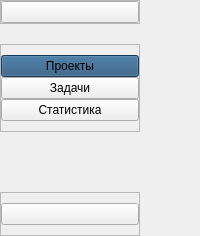
     <widget class="QCustomSlideMenu" name="leftMenuContainer" native="true">
      <property name="minimumSize">
       <size>
        <width>0</width>
        <height>0</height>
       </size>
      </property>
      <property name="maximumSize">
       <size>
        <width>16777215</width>
        <height>16777215</height>
       </size>
      </property>
      <layout class="QVBoxLayout" name="verticalLayout">
       <property name="spacing">
        <number>0</number>
       </property>
       <property name="sizeConstraint">
        <enum>QLayout::SetDefaultConstraint</enum>
       </property>
       <property name="leftMargin">
        <number>0</number>
       </property>
       <property name="topMargin">
        <number>0</number>
       </property>
       <property name="rightMargin">
        <number>0</number>
       </property>
       <property name="bottomMargin">
        <number>0</number>
       </property>
       <item>
        <widget class="QWidget" name="leftMenuSubContainer" native="true">
         <property name="sizePolicy">
          <sizepolicy hsizetype="Fixed" vsizetype="Preferred">
           <horstretch>0</horstretch>
           <verstretch>0</verstretch>
          </sizepolicy>
         </property>
         <property name="minimumSize">
          <size>
           <width>140</width>
           <height>0</height>
          </size>
         </property>
         <property name="maximumSize">
          <size>
           <width>16777215</width>
           <height>16777215</height>
          </size>
         </property>
         <layout class="QVBoxLayout" name="verticalLayout_2">
          <property name="spacing">
           <number>20</number>
          </property>
          <property name="leftMargin">
           <number>0</number>
          </property>
          <property name="topMargin">
           <number>0</number>
          </property>
          <property name="rightMargin">
           <number>0</number>
          </property>
          <property name="bottomMargin">
           <number>0</number>
          </property>
          <item>
           <widget class="QFrame" name="frame">
            <property name="frameShape">
             <enum>QFrame::StyledPanel</enum>
            </property>
            <property name="frameShadow">
             <enum>QFrame::Raised</enum>
            </property>
            <layout class="QHBoxLayout" name="horizontalLayout_2">
             <property name="spacing">
              <number>0</number>
             </property>
             <property name="leftMargin">
              <number>0</number>
             </property>
             <property name="topMargin">
              <number>0</number>
             </property>
             <property name="rightMargin">
              <number>0</number>
             </property>
             <property name="bottomMargin">
              <number>0</number>
             </property>
             <item>
              <widget class="QPushButton" name="menuBtn">
               <property name="toolTip">
                <string>Menu</string>
               </property>
               <property name="text">
                <string/>
               </property>
               <property name="icon">
                <iconset>
                 <normaloff>icons/feather/menu.svg</normaloff>icons/feather/menu.svg</iconset>
               </property>
               <property name="iconSize">
                <size>
                 <width>24</width>
                 <height>24</height>
                </size>
               </property>
              </widget>
             </item>
            </layout>
           </widget>
          </item>
          <item>
           <widget class="QFrame" name="frame_3">
            <property name="sizePolicy">
             <sizepolicy hsizetype="Preferred" vsizetype="Expanding">
              <horstretch>0</horstretch>
              <verstretch>0</verstretch>
             </sizepolicy>
            </property>
            <property name="frameShape">
             <enum>QFrame::StyledPanel</enum>
            </property>
            <property name="frameShadow">
             <enum>QFrame::Raised</enum>
            </property>
            <layout class="QVBoxLayout" name="verticalLayout_3">
             <property name="spacing">
              <number>0</number>
             </property>
             <property name="leftMargin">
              <number>0</number>
             </property>
             <property name="topMargin">
              <number>10</number>
             </property>
             <property name="rightMargin">
              <number>0</number>
             </property>
             <property name="bottomMargin">
              <number>10</number>
             </property>
             <item>
              <widget class="QPushButton" name="projectsBtn">
               <property name="toolTip">
                <string>Projects</string>
               </property>
               <property name="styleSheet">
                <string notr="true">background-color: #25547B;</string>
               </property>
               <property name="text">
                <string>Проекты</string>
               </property>
               <property name="icon">
                <iconset>
                 <normaloff>icons/feather/layers.svg</normaloff>icons/feather/layers.svg</iconset>
               </property>
               <property name="iconSize">
                <size>
                 <width>24</width>
                 <height>24</height>
                </size>
               </property>
              </widget>
             </item>
             <item>
              <widget class="QPushButton" name="tasksBtn">
               <property name="toolTip">
                <string>Tasks</string>
               </property>
               <property name="text">
                <string>Задачи</string>
               </property>
               <property name="icon">
                <iconset>
                 <normaloff>icons/feather/file-text.svg</normaloff>icons/feather/file-text.svg</iconset>
               </property>
               <property name="iconSize">
                <size>
                 <width>24</width>
                 <height>24</height>
                </size>
               </property>
              </widget>
             </item>
             <item>
              <widget class="QPushButton" name="statisticsBtn">
               <property name="toolTip">
                <string>Statistics</string>
               </property>
               <property name="text">
                <string>Статистика</string>
               </property>
               <property name="icon">
                <iconset>
                 <normaloff>icons/feather/activity.svg</normaloff>icons/feather/activity.svg</iconset>
               </property>
               <property name="iconSize">
                <size>
                 <width>24</width>
                 <height>24</height>
                </size>
               </property>
              </widget>
             </item>
            </layout>
           </widget>
          </item>
          <item>
           <spacer name="verticalSpacer">
            <property name="orientation">
             <enum>Qt::Vertical</enum>
            </property>
            <property name="sizeHint" stdset="0">
             <size>
              <width>20</width>
              <height>40</height>
             </size>
            </property>
           </spacer>
          </item>
          <item>
           <widget class="QFrame" name="frame_4">
            <property name="frameShape">
             <enum>QFrame::StyledPanel</enum>
            </property>
            <property name="frameShadow">
             <enum>QFrame::Raised</enum>
            </property>
            <layout class="QVBoxLayout" name="verticalLayout_4">
             <property name="spacing">
              <number>0</number>
             </property>
             <property name="leftMargin">
              <number>0</number>
             </property>
             <property name="topMargin">
              <number>10</number>
             </property>
             <property name="rightMargin">
              <number>0</number>
             </property>
             <property name="bottomMargin">
              <number>10</number>
             </property>
             <item>
              <widget class="QPushButton" name="settingsBtn">
               <property name="toolTip">
                <string>Settings</string>
               </property>
               <property name="iconSize">
                <size>
                 <width>24</width>
                 <height>24</height>
                </size>
               </property>
              </widget>
             </item>
            </layout>
           </widget>
          </item>
         </layout>
        </widget>
       </item>
      </layout>
     </widget>
